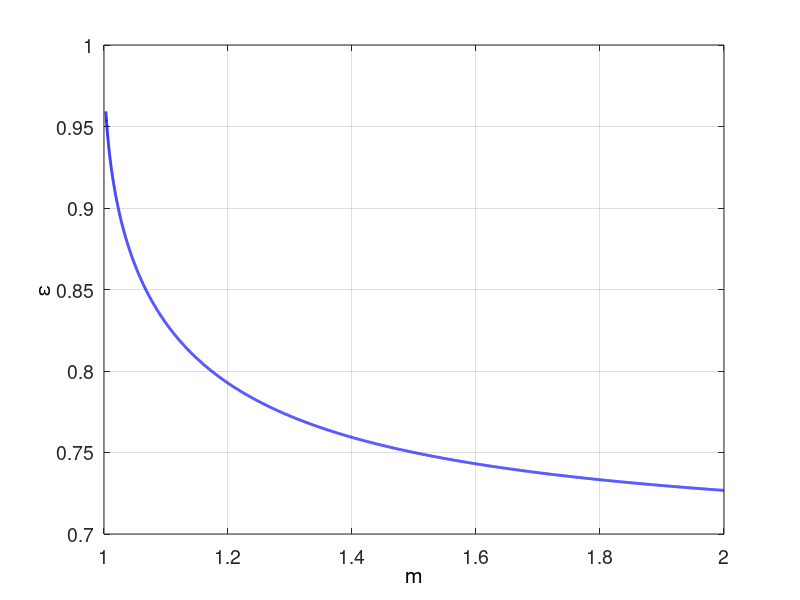

This chart was generated by the following MATLAB code:
%% Copyright 2014 MERCIER David
function [epsilon, m] = epsilon_oliver_pharr
%% Function used to plot epsilon parameter in function of m coefficient
% of unloading curves.
% See Pharr G. M.  and Bolshakov A. (2002)- DOI: 10.1557/JMR.2002.0386
% gamma function : http://de.mathworks.com/help/matlab/ref/gamma.html

figure('Name', 'epsilon = f(m)',...
    'NumberTitle', 'off');

 m = (1:0.0001:2)';

epsilon = m.*(1 - ((2*gamma(m./(2*(m-1))) ./ ...
    ((pi^0.5)*gamma(1./(2*(m-1))))).*(m-1)));

plot(m, epsilon, 'b-', 'LineWidth', 2, 'MarkerSize', 10);

xlabel('m', 'Color', [0,0,0], 'FontSize', 14);
ylabel('\epsilon', 'Color', [0,0,0], 'FontSize', 14);
set(gca, 'FontSize', 14);

grid on;

%save_figure(pwd, gca, '_epsilonOliverPharr');

end